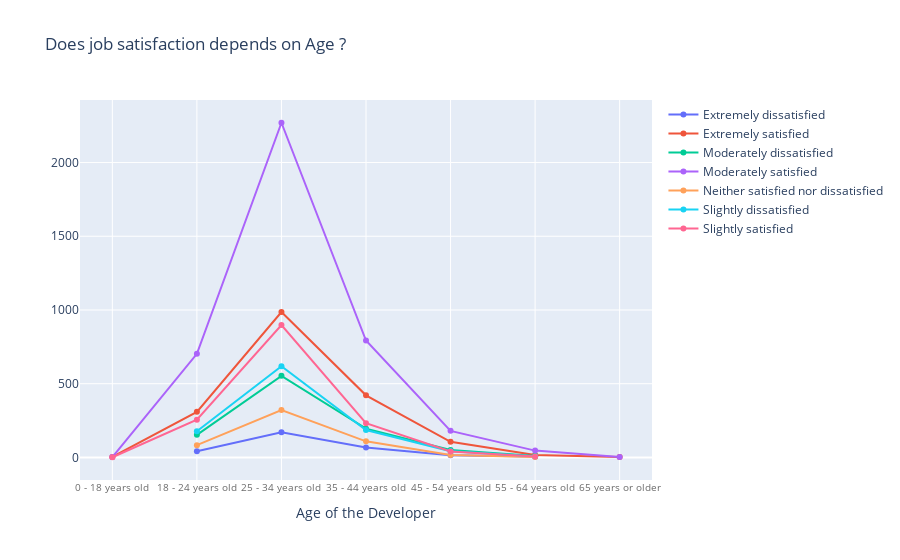

Write notebook code for a chart like this one.
### Code cell
# locale
traces = []
#print(stack_data['CompanySize'].unique())
def change_to_int(x):
    #print(x)
    x = x.split(" ")
    if x[0]=='Under':
        return '0 - 18 years old'
    #print(locale.atoi(x[0]))
    return str(int(x[0].replace(',', '')))+' '+' '.join(x[1:])
    
df['Age'] = df['Age'].dropna().apply(change_to_int)#map({'Fewer than 10 employees' : '0 to 10'})
#print(temp.unique())
newDiamond = df.groupby(['Age','JobSatisfaction']).size().unstack().sort_values(by ='Age')
for c in newDiamond.columns:
    traces.append({
        'type' : 'scatter',
        'x' : newDiamond.index,
        'y' : newDiamond[c],
        'name' : c
    })
fig = {
    'data' : traces,
    'layout' : {
        'title' :'Does job satisfaction depends on Age ?',
        'xaxis' :dict(
        title='Age of the Developer',
        tickfont=dict(
            size=10,
            color='rgb(107, 107, 107)'
        )
    ),        
    }
}
iplot(fig)

### Figure 1 — Plotly figure (JSON) as saved in the notebook; plotly's stock layout.template omitted (floating-point values rounded to 4 significant figures)
{"data": [{"name": "Extremely dissatisfied", "type": "scatter", "x": ["0 - 18 years old", "18 - 24 years old", "25 - 34 years old", "35 - 44 years old", "45 - 54 years old", "55 - 64 years old", "65 years or older"], "y": [null, 41, 170, 67, 15, 6, null]}, {"name": "Extremely satisfied", "type": "scatter", "x": ["0 - 18 years old", "18 - 24 years old", "25 - 34 years old", "35 - 44 years old", "45 - 54 years old", "55 - 64 years old", "65 years or older"], "y": [3, 309, 986, 421, 106, 16, 3]}, {"name": "Moderately dissatisfied", "type": "scatter", "x": ["0 - 18 years old", "18 - 24 years old", "25 - 34 years old", "35 - 44 years old", "45 - 54 years old", "55 - 64 years old", "65 years or older"], "y": [null, 153, 553, 195, 51, 10, null]}, {"name": "Moderately satisfied", "type": "scatter", "x": ["0 - 18 years old", "18 - 24 years old", "25 - 34 years old", "35 - 44 years old", "45 - 54 years old", "55 - 64 years old", "65 years or older"], "y": [2, 703, 2270, 793, 180, 46, 2]}, {"name": "Neither satisfied nor dissatisfied", "type": "scatter", "x": ["0 - 18 years old", "18 - 24 years old", "25 - 34 years old", "35 - 44 years old", "45 - 54 years old", "55 - 64 years old", "65 years or older"], "y": [null, 83, 321, 109, 17, 2, null]}, {"name": "Slightly dissatisfied", "type": "scatter", "x": ["0 - 18 years old", "18 - 24 years old", "25 - 34 years old", "35 - 44 years old", "45 - 54 years old", "55 - 64 years old", "65 years or older"], "y": [null, 177, 619, 186, 42, 7, null]}, {"name": "Slightly satisfied", "type": "scatter", "x": ["0 - 18 years old", "18 - 24 years old", "25 - 34 years old", "35 - 44 years old", "45 - 54 years old", "55 - 64 years old", "65 years or older"], "y": [1, 256, 898, 232, 40, 6, null]}], "layout": {"title": {"text": "Does job satisfaction depends on Age ?"}, "xaxis": {"tickfont": {"color": "rgb(107, 107, 107)", "size": 10}, "title": {"text": "Age of the Developer"}}}}
